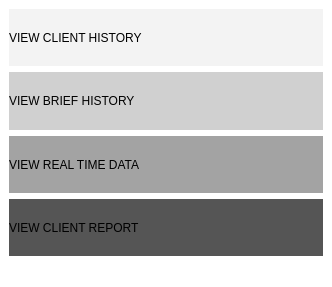
<?xml version="1.0" encoding="UTF-8"?>
<ui version="4.0">
 <class>MainWindow</class>
 <widget class="QMainWindow" name="MainWindow">
  <property name="geometry">
   <rect>
    <x>0</x>
    <y>0</y>
    <width>332</width>
    <height>287</height>
   </rect>
  </property>
  <property name="acceptDrops">
   <bool>false</bool>
  </property>
  <property name="windowTitle">
   <string>CIDAS</string>
  </property>
  <property name="styleSheet">
   <string notr="true">background-color: rgb(255, 255, 255);</string>
  </property>
  <widget class="QWidget" name="centralwidget">
   <layout class="QVBoxLayout" name="verticalLayout">
    <item>
     <widget class="QLabel" name="label">
      <property name="styleSheet">
       <string notr="true">font: 16pt &quot;Segoe UI Emoji&quot;;
background-color: rgb(243, 243, 243);</string>
      </property>
      <property name="text">
       <string>VIEW CLIENT HISTORY</string>
      </property>
     </widget>
    </item>
    <item>
     <widget class="QLabel" name="label_2">
      <property name="styleSheet">
       <string notr="true">font: 16pt &quot;Segoe UI Emoji&quot;;
background-color: rgb(208, 208, 208);</string>
      </property>
      <property name="text">
       <string>VIEW BRIEF HISTORY</string>
      </property>
     </widget>
    </item>
    <item>
     <widget class="QLabel" name="label_3">
      <property name="styleSheet">
       <string notr="true">font: 16pt &quot;Segoe UI Emoji&quot;;
background-color: rgb(163, 163, 163);</string>
      </property>
      <property name="text">
       <string>VIEW REAL TIME DATA</string>
      </property>
     </widget>
    </item>
    <item>
     <widget class="QLabel" name="label_4">
      <property name="styleSheet">
       <string notr="true">font: 16pt &quot;Segoe UI Emoji&quot;;
background-color: rgb(85, 85, 85);</string>
      </property>
      <property name="text">
       <string>VIEW CLIENT REPORT</string>
      </property>
     </widget>
    </item>
   </layout>
  </widget>
  <widget class="QMenuBar" name="menubar">
   <property name="geometry">
    <rect>
     <x>0</x>
     <y>0</y>
     <width>332</width>
     <height>21</height>
    </rect>
   </property>
  </widget>
  <widget class="QStatusBar" name="statusbar"/>
 </widget>
 <resources/>
 <connections/>
</ui>
